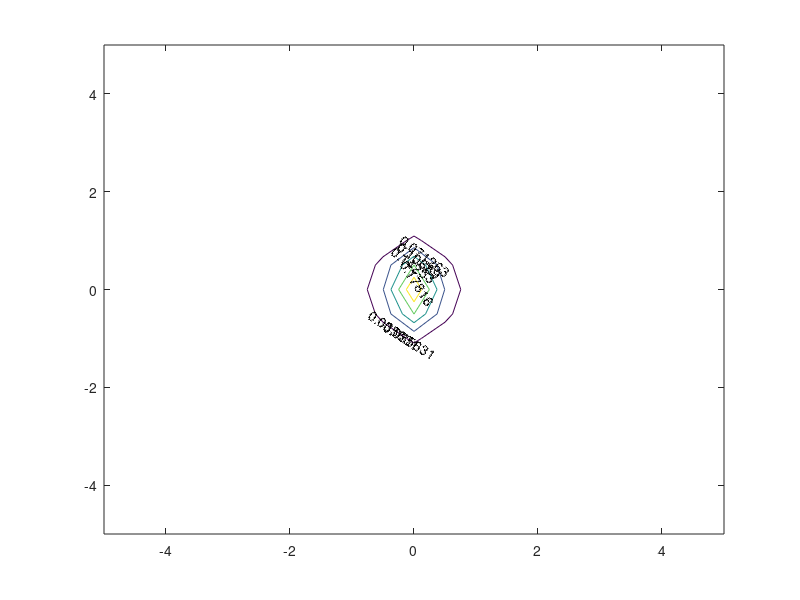

The MATLAB script that drew this image:
%% Setting the model parameters
% clear all;
% rng(0); %setting the random seed, so that the draws will have the same result each time, for now this is useful.

k=1.0; %setting the multiplication for the linear functions
t_max=3; %setting the amount of time steps for the source activity
n=21; %setting the amount of possible locations

P_C=0.5;% setting the probability of selecting C=1 or C=2
P_av_given_LMf=zeros(n,n,n,t_max); %make an array to store the probabilities in, this is an n (range of L) by n (range of M) by n (range of c or f) by t array (so that the different times can be stored as well, but designed s.t. the first entry contains the first prior)
P_a_given_LMf_c2=zeros(n,n,n,t_max);%same but for the C=2 and the auditory percept
P_v_given_LMf_c2=zeros(n,n,n,t_max);%same but for the C=2 and the visual percept

repeat_l=n;
repeat_m=n;
repeat=1;
Percept_L_av=zeros(n,n,repeat); %make arrays to store the percepts for all the repeated trials, note that there will be n,n,repeat entries (n draws from the space of l, for each draw of l 5 draws from m follow, then 10000 times repeated draws for those positions in m,l space)
Percept_M_av=zeros(n,n,repeat);

lrange=[-5 5];
mrange=[-5 5];
crange=[-0.5 0.5];

l=linspace(lrange(1),lrange(2),n); %setting the range of locations and meanings
m=linspace(mrange(1),mrange(2),n);
c=linspace(crange(1),crange(2),n);
lsteps=linspace(-5,5,n); %setting the range of bins for locations and meanings
msteps=linspace(-5,5,n);
%when I used normcdf I needed to distinguish between the lsteps and the
%ones used for plotting. Using normpdf it isn't autmatically normalised
%anymore but there is no longer a need for these to be seperate.

lsteps_plt=linspace(-5,5,n); %setting the range of bins for locations and meanings
msteps_plt=linspace(-5,5,n);

L_av_xa=zeros(n,n,t_max);
L_av_xv=zeros(n,n,t_max);
M_av_xa=zeros(n,n,t_max);
M_av_xv=zeros(n,n,t_max);
C_L=zeros(n,n); %a parameter to fill with the manual check
C_M=zeros(n,n);
I_L=zeros(n,n); %a parameter to fill with the manual check
I_M=zeros(n,n);

L_av_xa_c2=zeros(n,n,t_max);
L_av_xv_c2=zeros(n,n,t_max);
M_av_xa_c2=zeros(n,n,t_max);
M_av_xv_c2=zeros(n,n,t_max);

%parameters for C=1
sig_e_s=0.1;
sig_l_s=0.6;
sig_m_s=0.3;%setting noise parameters for the generating locations step. used for both C=1 and 2

sig_e_ax=0.1;
sig_e_vx=0.1;
sig_la=0.5;
sig_ma=0.5;
sig_lv=0.5;
sig_mv=0.5; %setting the noise parameters for the subject's observation

%parameters for C=2
sig_e_s_c2=0.1;
sig_l_s_c2=0.6;
sig_m_s_c2=0.3;%setting noise parameters for the generating locations step. used for both C=1 and 2

sig_e_as_c2=0.1;
sig_e_vs_c2=0.1;
sig_l_as_c2=0.5;
sig_m_as_c2=0.5;
sig_l_vs_c2=0.25;
sig_m_vs_c2=0.25; %setting the additional noise parameters for the case of c=2

sig_e_ax_c2=0.1;
sig_e_vx_c2=0.1;
sig_la_c2=0.75;
sig_ma_c2=0.5;
sig_lv_c2=0.25;
sig_mv_c2=1.0; %setting the noise parameters for the subject's observation

levels=linspace(0,1,15);
%% check with manual solution for the result of the integral
%% First C=1
% sig_int_L=sqrt(sig_la^2*sig_lv^2+sig_la^2*sig_l_s^2+sig_l_s^2*sig_lv^2);
% sig_int_M=sqrt(sig_ma^2*sig_mv^2+sig_ma^2*sig_m_s^2+sig_m_s^2*sig_mv^2);
% forefactor_L=1/(2*pi*sig_int_L);
% forefactor_M=1/(2*pi*sig_int_M);
% 
% for iv =1:length(lsteps) %now for each centre of the stimuli the range of observations is looked at
%     for ia =1:length(lsteps)
%         I_L_exponent=-0.5*((((lsteps(iv)-lsteps(ia))^2*sig_l_s^2+(lsteps(iv)^2)*sig_la^2+(lsteps(ia)^2)*sig_lv^2))/sig_int_L^2);
%         I_M_exponent=-0.5*((((msteps(iv)-msteps(ia))^2*sig_m_s^2+(msteps(iv)^2)*sig_ma^2+(msteps(ia)^2)*sig_mv^2))/sig_int_M^2);
%         I_L(ia,iv)=I_L(ia,iv)+forefactor_L*exp(I_L_exponent);
%         I_M(ia,iv)=I_M(ia,iv)+forefactor_M*exp(I_M_exponent);
%     end
% end
% [x,y]=meshgrid(lsteps,msteps);
% 
% I=I_L.*I_M;
% I=I/sum(sum(I(:,:)));
% figure(4);
% contour(x,y,I,5,'ShowText','on')
%% Then C=2
sig_int_L=sqrt( (sig_la_c2^2+sig_l_as_c2^2)*(sig_l_vs_c2^2*sig_lv_c2^2) );
sig_int_M=sqrt( (sig_ma_c2^2+sig_m_as_c2^2)*(sig_m_vs_c2^2*sig_mv_c2^2) );
forefactor_L=1/(2*pi*sig_int_L);
forefactor_M=1/(2*pi*sig_int_M);

for iv =1:length(lsteps) %now for each centre of the stimuli the range of observations is looked at
    for ia =1:length(lsteps)
        I_L_exponent=-0.5*( (( lsteps(ia)^2  )/(sig_la_c2^2+sig_l_as_c2^2)) + (( lsteps(iv)^2  )/(sig_lv_c2^2+sig_l_vs_c2^2)));
        I_M_exponent=-0.5*( (( msteps(ia)^2  )/(sig_ma_c2^2+sig_m_as_c2^2)) + (( msteps(iv)^2  )/(sig_mv_c2^2+sig_m_vs_c2^2)));
        I_L(ia,iv)=I_L(ia,iv)+forefactor_L*exp(I_L_exponent);
        I_M(ia,iv)=I_M(ia,iv)+forefactor_M*exp(I_M_exponent);
    end
end
[x,y]=meshgrid(lsteps,msteps);

I=I_L.*I_M;
I=I/sum(sum(I(:,:)));
figure(5);
contour(x,y,I,5,'ShowText','on')